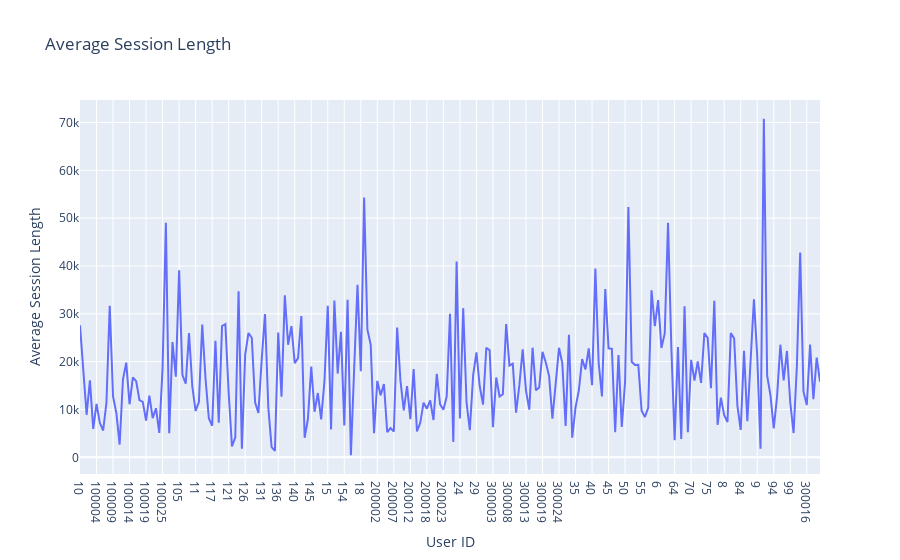

The notebook cell this image was saved under:
### Code cell
import plotly.graph_objects as go

# Create a line plot trace
lineplot_trace = go.Scatter(
    x=avg_session_df['userId'],
    y=avg_session_df['avg(sessionlength)'],
    mode='lines',
    name='Average Session Length',
)

# Create a layout for the plot
layout = go.Layout(
    title="Average Session Length",
    xaxis=dict(title='User ID'),
    yaxis=dict(title='Average Session Length'),
)

# Create a Figure object
fig = go.Figure(data=[lineplot_trace], layout=layout)

# Show the figure
fig.show()

### Figure 1 — Plotly figure (JSON) as saved in the notebook; plotly's stock layout.template omitted (floating-point values rounded to 4 significant figures; data arrays with more than 128 entries replaced by an {"elided": "..."} marker saying what was removed)
{"data": [{"mode": "lines", "name": "Average Session Length", "type": "scatter", "x": {"elided": "225 str values"}, "y": {"elided": "225 float values"}}], "layout": {"title": {"text": "Average Session Length"}, "xaxis": {"title": {"text": "User ID"}}, "yaxis": {"title": {"text": "Average Session Length"}}}}
